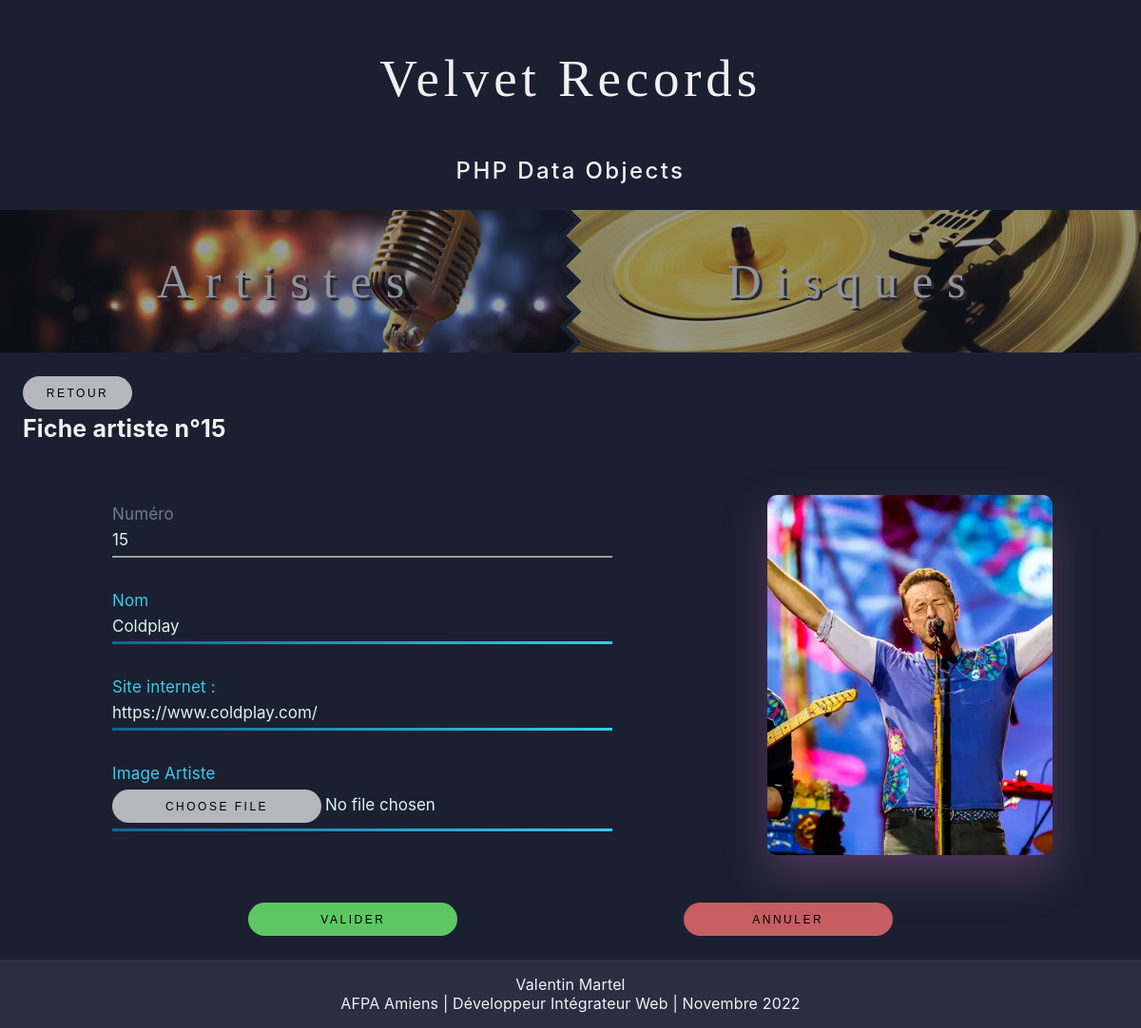
/tab_artists/artist_form.php?id=15, run on the app's committed database.
### tables this page shows
CREATE TABLE IF NOT EXISTS `artist` (
  `artist_id` int(11) NOT NULL AUTO_INCREMENT,
  `artist_name` varchar(255) DEFAULT NULL,
  `artist_url` varchar(255) DEFAULT NULL,
  `artist_picture` varchar(255) DEFAULT NULL,
  PRIMARY KEY (`artist_id`)
);

### tab_artists/artist_form.php (the view, shortened to what this page needs)
<?php
    $db = connexionBase();
    $requete = $db->prepare("SELECT * FROM artist WHERE artist_id=?");
    $requete->execute(array($_GET["id"]));
    $myArtist = $requete->fetch(PDO::FETCH_OBJ);
?>
<!DOCTYPE html>
<html lang="fr">
<head>
    <link rel="stylesheet" type="text/css" media="screen" href="/back/serveur/php/PDO/assets/css/pages_content.css">
    <link rel="stylesheet" type="text/css" media="screen" href="/back/serveur/php/PDO/assets/css/artists_cards.css">
    <link rel="stylesheet" type="text/css" media="screen" href="/back/serveur/php/PDO/assets/css/inputs.css">
    <link rel="stylesheet" type="text/css" media="screen" href="/back/serveur/php/PDO/assets/css/buttons.css">
    <link rel="stylesheet" type="text/css" media="screen" href="/back/serveur/php/PDO/assets/css/forms.css">
</head>
<body>
    <?php include('../structure/header.php'); ?>
    <?php include('../structure/nav.php'); ?>
    <section class="container">
        <section class="sub_container debut retour">
            <h1>Fiche artiste n°<?= $myArtist->artist_id; ?></h1>
            <a href="javascript:history.go(-1)"><button type="back">Retour</button></a>
        </section>
        <form class="sub_container formulaire" id="artist_form" action="script_artist_modif.php" method="post" enctype="multipart/form-data">
            <section class="pochette">
                <div class="card card_artiste"
                        style="background: url('/back/serveur/php/PDO/assets/img/artist_pictures/<?php echo $myArtist->artist_picture ?>');
                                background-repeat: no-repeat;
                                background-size: auto 100%;
                                background-position: center center">
                </div>
            </section>
            <section class="datas">
                <div class="groupe g_id">
                    <input class="champs id" value="<?= $myArtist->artist_id ?>"
                        type="text" name="id" readonly>
                    <label class="label id" for="id">Numéro</label>
                </div>
                <div class="groupe g_nom">
                    <input class="champs nom" name="nom" value="<?= $myArtist->artist_name ?>"
                        placeholder="Nom" type="text" required readwrite>
                    <label class="label nom" for="nom">Nom</label>
                </div>
                <div class="groupe g_url">
                    <input class="champs url" name="url" value="<?= $myArtist->artist_url ?>"
                        placeholder="Url" type="text" required readwrite>
                    <label class="label url" for="url">Site internet :</label>
                </div>
                <div class="groupe g_image">
                    <input class="champs image" type="file" name="image" readwrite>
                    <label class="label image" for="image">Image Artiste</label>
                </div>
            </section>
        </form>
        <section class="sub_container wrap">
            <button class="valider" type="submit" form="artist_form">Valider</button>
            <button class="supprimer" type="reset" form="artist_form">Annuler</button>
        </section>
    </section>
    <?php include('../structure/footer.php'); ?>
</body>
</html>

### assets/css/pages_content.css (style rules this page uses)
html { -webkit-font-smoothing: antialiased; box-sizing: border-box; text-size-adjust: 100%; }
body { margin: 0px; min-width: 345px; color: rgb(241, 241, 243); background-color: rgb(27, 32, 48); font-family: Inter, Arial; font-weight: 400; font-size: 1rem; letter-spacing: 0.01rem; text-decoration: none; }
a { width: fit-content; text-decoration: none; color: rgba(111,179,194,1); transition: color 0.125s linear; -webkit-transition: color 0.1s linear; }
h1 { font-size: 25px; margin-top: 5px; margin-bottom: 5px; }
.container { width: 100%; margin-left: auto; box-sizing: border-box; margin-right: auto; display: block; }
.sub_container { margin-top: 25px; margin-bottom: 25px; }
@media screen and (min-width: 960px) { .container { padding-left: 57px; padding-right: 57px; } }
@media screen and (min-width: 960px) { .retour { display: flex; flex-direction: column-reverse; justify-content: space-between; } }
@media screen and (min-width: 640px) { .container { padding-left: 32px; padding-right: 32px; } }
@media screen and (min-width: 0px) { .container { padding-left: 24px; padding-right: 24px; max-width: 100%; } }

### assets/css/artists_cards.css (style rules this page uses)
.card { margin-top: 25px; margin-bottom: 25px; height: 379px; width: 300px; border-radius: 10px; transition: all 0.8s; overflow: hidden; background: black; box-shadow: 0 70px 63px -60px #111; display: flex; justify-content: center; align-items: center; position: relative; border: none; }
button { color: red; }

### assets/css/inputs.css (style rules this page uses)
.groupe { position: relative; padding: 20px 0 0; margin-top: 10px; width: 100%; min-width: fit-content; }
.champs { font-family: inherit; width: 100%; border: none; border-bottom: 2px solid #9b9b9b; outline: 0; font-size: 17px; color: rgb(218, 244, 237); padding: 7px 0; background: transparent; transition: border-color 0.2s; }
.champs::placeholder { color: transparent; }
.label { position: absolute; top: 0; display: block; transition: 0.2s; font-size: 17px; color: rgba(218, 244, 237, 0.443); pointer-events: none; }
.champs[readwrite] { padding-bottom: 6px; border-width: 3px; border-image: linear-gradient(to right, #116399, #38caef); border-image-slice: 1; }
.champs[readwrite] ~ .label { color: #38caef; }
.champs:required, .champs:invalid { box-shadow: none; }

### assets/css/buttons.css (style rules this page uses)
.wrap { display: flex; flex-direction: row; justify-content: space-evenly; }
.debut button { width: 500px; height: 35px; font-size: 12px; }
button, input::file-selector-button { width: 220px; height: 35px; font-size: 12px; text-transform: uppercase; letter-spacing: 2.5px; font-weight: 500; color: black; background-color: rgba(241, 241, 243, 0.72); border: none; border-radius: 45px; transition: all 0.3s ease 0s; cursor: pointer; outline: none; }
.supprimer { background-color: rgba(255, 115, 115, 0.75); }
.valider { background-color: rgba(115, 255, 115, 0.75); }
.retour button { width: 115px; }

### assets/css/forms.css (style rules this page uses)
.formulaire { display: flex; flex-direction: row-reverse; justify-content: space-around; }
.datas { display: grid; padding: 25px; width: 50%; }
.card_artiste { margin-top: 25px; margin-bottom: 25px; height: 379px; width: 300px; border-radius: 10px; transition: all 0.8s; overflow: hidden; background: black; box-shadow: 0 70px 63px -60px #111; display: flex; justify-content: center; align-items: center; position: relative; border: none; box-shadow: 0 20px 45px rgba(156,85,156,0.4); }

### data on the page
artist: artist_id "15", artist_picture (picture), id "15", nom "Coldplay", url "https://www.coldplay.com/"
